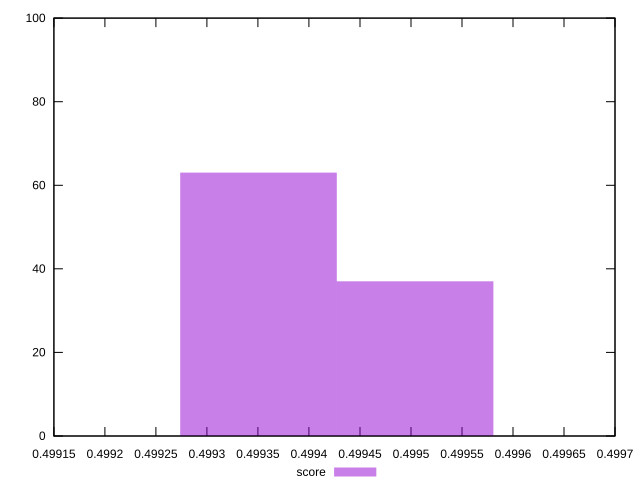

Write gnuplot code to recreate this figure.
reset
set terminal svg size 640, 490
set output "reprap/uses-rel-preload/samples/pages+cached+noexternal+nocss/score/histogram.svg"

$score <<EOF
0.4993504834742663 63
0.4995039409061883 37
EOF

set key outside below
set boxwidth 0.00015345743192202407
set yrange [0:100]
set style fill transparent solid 0.5 noborder

plot \
  $score title "score" with boxes, \


reset
